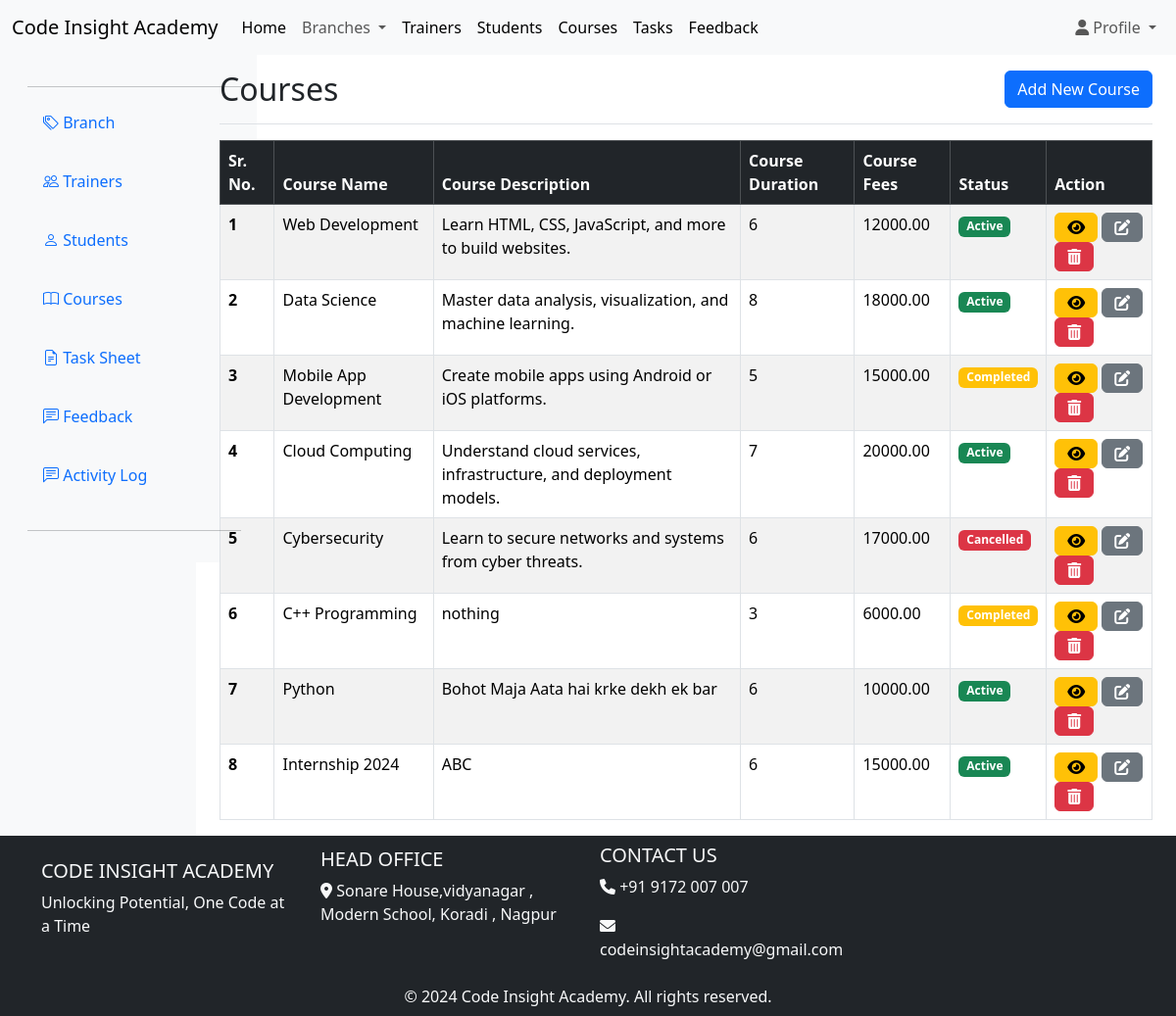
The app's page /superadmin/courses.php (signed in) with its own data.
### tables this page shows
CREATE TABLE `courses` (
  `course_id` int(11) NOT NULL,
  `course_name` varchar(255) DEFAULT NULL,
  `course_description` text DEFAULT NULL,
  `course_duration` int(11) DEFAULT NULL,
  `course_fee` decimal(10,2) DEFAULT NULL,
  `status` enum('active','completed','cancelled') DEFAULT NULL
);

### superadmin/courses.php (the view, shortened to what this page needs)
<?php
include '../includes/header.php';
include 'log_activity.php';
$sql = "SELECT * FROM courses";
$result = mysqli_query($conn, $sql);
?>
<div class="container-fluid">
    <div class="row">
        <nav id="sidebar" class="col-md-3 d-none d-md-block col-lg-2 d-md-block bg-light fixed-top-10 ">
            <?php include '../includes/sidebar.php'; ?>
        </nav>
        <main class="col-md-9 ms-sm-auto col-lg-10 px-md-4">
            <div
                class="d-flex justify-content-between flex-wrap flex-md-nowrap align-items-center pt-3 pb-2 mb-3 border-bottom">
                <h1 class="h2">Courses</h1>
                <a href="../add/add_course.php" class="btn btn-primary mb-2">Add New Course</a>
            </div>
            <div class="row">
                <div class="col-12">
                    <div class="table-responsive">
                        <table class="table table-striped table-bordered">
                            <thead class="table-dark">
                                <tr>
                                    <th scope="col">Sr. No.</th>
                                    <th scope="col">Course Name</th>
                                    <th scope="col">Course Description</th>
                                    <th scope="col">Course Duration</th>
                                    <th scope="col">Course Fees</th>
                                    <th scope="col">Status</th>
                                    <th scope="col">Action</th>
                                </tr>
                            </thead>
                            <tbody>
                                <?php
                                if (mysqli_num_rows($result) > 0) {
                                    $srno = 1;
                                    while ($row = mysqli_fetch_assoc($result)) {
                                        echo '<tr>';
                                        echo '<th scope="row">' . $srno . '</th>';
                                        echo '<td>' . $row['course_name']. '</td>';
                                        echo '<td>' . $row['course_description']. '</td>';
                                        echo '<td>' . $row['course_duration'] . '</td>';
                                        echo '<td>' . $row['course_fee'] . '</td>';
                                        echo '<td>';
                                        if ($row['status'] == 'active') {
                                            echo '<span class="badge bg-success">Active</span>';
                                        } elseif( $row['status'] == 'completed') {
                                            echo '<span class="badge bg-warning">Completed</span>';
                                        }
                                         else{
                                            echo '<span class="badge bg-danger">Cancelled</span>';
                                        }
                                        echo '</td>';
                                        echo '<td>
                                        <a href="course_details.php?id=' . $row['course_id'] . '"><button class="btn btn-warning fas fa-eye"></button></a>
                                         <a href="../edit/edit_course.php?id=' . $row['course_id'] . '">
                                                <button class="btn btn-secondary fas fa-edit"></button>
                                        </a>
                                        <a href="../delete/delete_course.php?id=' . $row['course_id'] . '" onclick="return confirm(\'Are you sure you want to delete this ' . $row['course_name'].'?\');">
                                                <button class="btn btn-danger fas fa-trash-alt"></button>
                                        </a>
                                </td>';
                                        echo '</tr>';
                                        $srno++;
                                    }
                                } else {
                                    echo '<tr><td colspan="7">No branches found.</td></tr>';
                                }
                                ?>
                            </tbody>
                        </table>
                    </div>
                </div>
            </div>
        </main>
    </div>
</div>
<?php
include '../includes/footer.php';
?>

### records on screen
courses: course_name "Web Development", course_description "Learn HTML, CSS, JavaScript, and more to build websites.", course_duration "6", course_fee "12000.00", status "Active"
courses: course_name "Data Science", course_description "Master data analysis, visualization, and machine learning.", course_duration "8", course_fee "18000.00", status "Active"
courses: course_name "Mobile App Development", course_description "Create mobile apps using Android or iOS platforms.", course_duration "5", course_fee "15000.00", status "Completed"
courses: course_name "Cloud Computing", course_description "Understand cloud services, infrastructure, and deployment models.", course_duration "7", course_fee "20000.00", status "Active"
courses: course_name "Cybersecurity", course_description "Learn to secure networks and systems from cyber threats.", course_duration "6", course_fee "17000.00", status "Cancelled"
courses: course_name "C++ Programming", course_description "nothing", course_duration "3", course_fee "6000.00", status "Completed"
courses: course_name "Python", course_description "Bohot Maja Aata hai krke dekh ek bar", course_duration "6", course_fee "10000.00", status "Active"
courses: course_name "Internship 2024", course_description "ABC", course_duration "6", course_fee "15000.00", status "Active"
